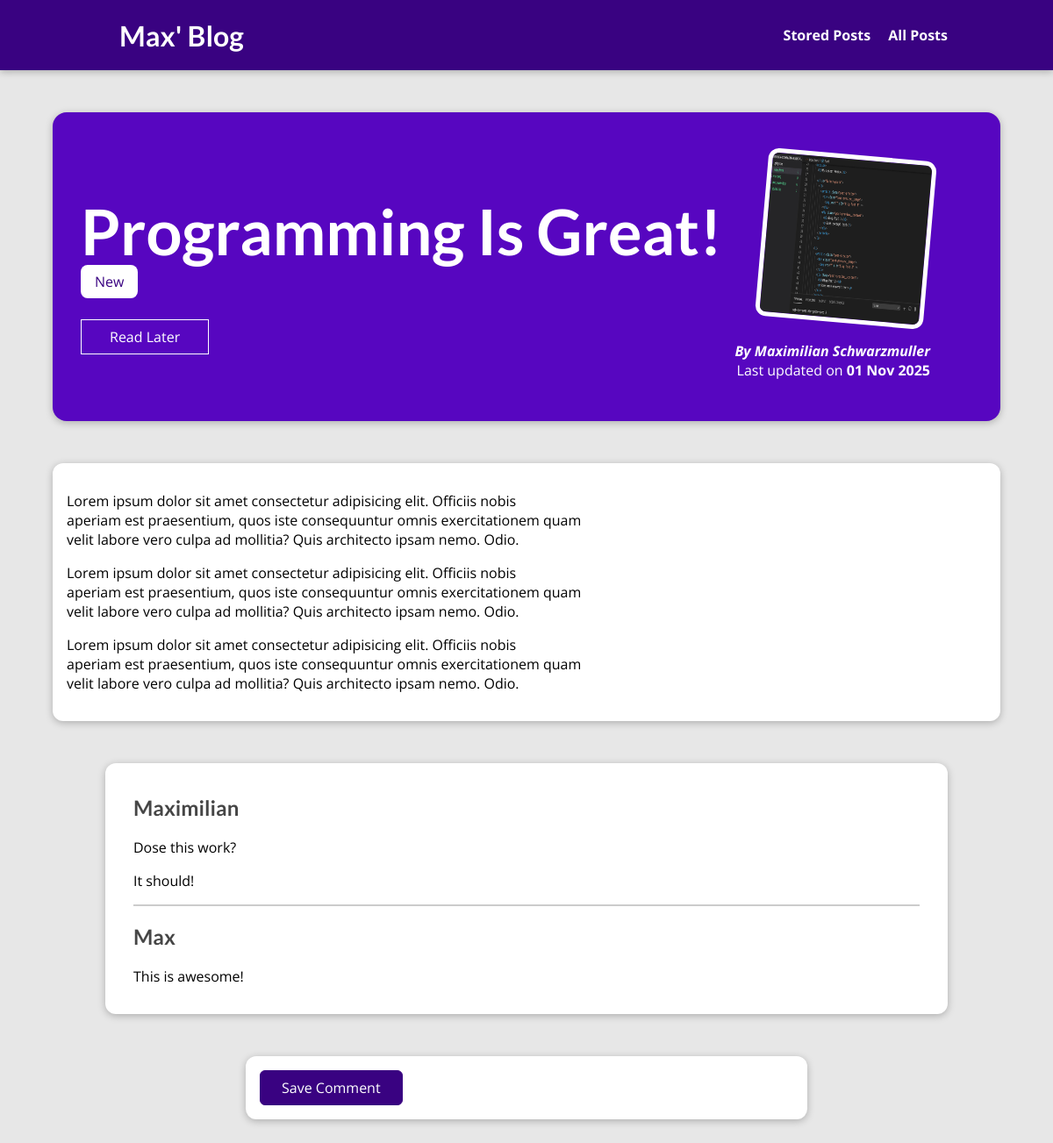
Page /posts/programming-is-fun on the committed database.
### blog/models.py (models this page shows, shortened)
class Post(models.Model):
    title = models.CharField(max_length=150)
    excerpt = models.CharField(max_length=200)
    image = models.ImageField(upload_to="posts", null=True)
    date = models.DateField(auto_now=True)
    slug = models.SlugField(unique=True, db_index=True)
    content = models.TextField(validators=[MinLengthValidator(10)])
    author = models.ForeignKey(Author, on_delete=models.SET_NULL, related_name="posts", null=True)
    tags = models.ManyToManyField(Tag)

class Tag(models.Model):
    caption = models.CharField(max_length=20)

class Author(models.Model):
    first_name = models.CharField(max_length=100)
    last_name = models.CharField(max_length=100)
    email_address = models.EmailField()
    def full_name(self):
        return f"{self.first_name} {self.last_name}"
    def __str__(self):
        return self.full_name()

class Comment(models.Model):
    user_name = models.CharField(max_length=120)
    user_email = models.EmailField()
    text = models.TextField(max_length=400)
    post = models.ForeignKey(Post, on_delete=models.CASCADE, related_name="comments")

### blog/views.py (the view, shortened to what this page needs)
# urls.py: path("posts/<slug:slug>", views.PostDetailView.as_view(), name="post-detail-page"),
class PostDetailView(View):
    def is_stored_post(self, request, post_id):
        stored_posts = request.session.get("stored_posts")
        if stored_posts is not None:
            is_saved_for_later = post_id in stored_posts
        else:
            is_saved_for_later = False
        return is_saved_for_later
    def get(self, request, slug):
        post = get_object_or_404(Post, slug=slug)
        context = {
            "post": post,
            "post_tags": post.tags.all(),
            "comment_form": CommentForm(),
            "comments": post.comments.all().order_by("-id"),
            "saved_for_later": self.is_stored_post(request, post.id)
        }
        return render(request, "blog/post-detail.html", context)

### blog/templates/blog/post-detail.html (shortened to what this page needs)
{% extends "base.html" %}
{% load static %}
{% block css_files %}
    <link rel="stylesheet" href="{% static "blog/post-detail.css" %}"/>
{% endblock %}
{% block content %}
    <section id="summary">
        <h2>{{ post.title }}</h2>
        <div>
            {% for tag in post_tags %}
                <span class="tag">{{ tag.caption }}</span>
            {% endfor %}
        </div>
        <div id="read-later">
            <form action="{% url 'read-later' %}" method="POST">
                <button>
                    {% if saved_for_later %}
                        Remove from "Read Later" List
                    {% else %}
                        Read Later
                    {% endif %}
                </button>
            </form>
        </div>
        <article>
            <img src="{{ post.image.url }}" alt="{{ post.title }}"/>
            <address>By <a href="mailto:{{ post.author.email_address }}">{{ post.author|title }}</a></address>
            <div>
                Last updated on
                <time>{{ post.date|date:"d M Y" }}</time>
            </div>
        </article>
    </section>
    <main>
        {{ post.content|linebreaks }}
    </main>
    <section id="comments">
        <ul>
            {% for comment in comments %}
                <li>
                    <h2>{{ comment.user_name }}</h2>
                    <p>{{ comment.text|linebreaks }}</p>
                </li>
            {% endfor %}
        </ul>
    </section>
    <section id="comment-form">
        <form action="{% url 'post-detail-page' post.slug %}" method="POST" novalidate>
            <button>Save Comment</button>
        </form>
    </section>
{% endblock %}

### templates/base.html (shortened to what this page needs)
{% load static %}
<!DOCTYPE html>
<html lang="en">
<head>
    <link rel="stylesheet" href="{% static "app.css" %}"/>
    {% block css_files %}{%endblock %}
</head>
<body>
    <header id="main-navigation">
        <h1><a href="{% url "starting-page" %}">Max' Blog</a></h1>
        <nav>
            <a href="{% url "read-later" %}">Stored Posts</a>
            <a href="{% url "posts-page" %}">All Posts</a>
        </nav>
    </header>
    {% block content %}{% endblock %}
</body>
</html>

### static/app.css (style rules this page uses)
* { box-sizing: border-box; }
html { font-family: 'Open Sans', 'Lato', sans-serif; }
body { margin: 0; }
h1, h2, h3 { font-family: 'Lato', sans-serif; font-weight: bold; }
#main-navigation { width: 100%; height: 5rem; display: flex; justify-content: space-between; align-items: center; padding: 0 10%; position: absolute; top: 0; left: 0; }
#main-navigation a { text-decoration: none; color: white; font-weight: bold; margin-left: 1rem; }

### blog/static/blog/post-detail.css (style rules this page uses)
body { background-color: #e7e7e7; }
#main-navigation { background-color: #390281; box-shadow: 0 2px 8px rgba(0, 0, 0, 0.25); }
#summary { margin: 8rem auto 3rem auto; padding: 2rem; width: 90%; max-width: 90rem; border-radius: 16px; background-color: #5706c0; position: relative; box-shadow: 0 2px 8px rgba(0, 0, 0, 0.25); height: 22rem; }
#summary h2 { color: white; font-size: 4.5rem; margin-bottom: 0.25rem; }
#summary article { position: absolute; top: 2rem; right: 3rem; padding: 1rem 2rem; border-radius: 12px; text-align: right; color: white; }
#summary article img { width: 12rem; height: 12rem; border-radius: 12px; transform: rotateZ(5deg); border: 5px solid white; margin-bottom: 1rem; }
#summary address { font-weight: bold; }
#summary a { color: white; text-decoration: none; }
#summary time { font-weight: bold; }
#read-later { margin: 2rem 0; }
#read-later button { background-color: transparent; border: 1px solid white; padding: 0.5rem 2rem; font: inherit; color: white; cursor: pointer; }
main { width: 90%; max-width: 90rem; margin: 3rem auto; background-color: white; padding: 1rem; border-radius: 12px; box-shadow: 0 2px 8px rgba(0, 0, 0, 0.25); }
.tag { background-color: white; color: #390281; padding: 0.5rem 1rem; border-radius: 8px; }
#comment-form { margin: 3rem auto; width: 90%; max-width: 40rem; border-radius: 12px; background-color: white; box-shadow: 0 2px 8px rgba(0, 0, 0, 0.25); padding: 1rem; }
#comment-form button { font: inherit; background-color: #390281; color: white; border: 1px solid #390281; padding: 0.5rem 1.5rem; border-radius: 6px; cursor: pointer; }
#comments { margin: 3rem auto; width: 90%; max-width: 60rem; border-radius: 12px; background-color: white; box-shadow: 0 2px 8px rgba(0, 0, 0, 0.25); padding: 1rem 2rem; }
#comments ul { list-style: none; margin: 0; padding: 0; }
#comments li { margin-bottom: 1rem; border-bottom: 2px solid #ccc; }
#comments li:last-of-type { border-bottom: none; }
#comments h2 { color: #464646; }

### rows in the picture
Post: title "Programming Is Great!", image (picture), author "Maximilian Schwarzmuller", date "01 Nov 2025", content "Lorem ipsum dolor sit amet consectetur adipisicing elit. Officiis nobis aperiam est praesentium, quos iste consequuntur omnis exercitationem quam velit labore vero culpa ad mollitia? Quis architecto ipsam nemo. Odio. Lorem ipsum dolor sit amet consectetur adipisicing elit. Officiis nobis aperiam est praesentium, quos iste consequuntur omnis exercitationem quam velit labore vero culpa ad mollitia? Quis architecto ipsam nemo. Odio. Lorem ipsum dolor sit amet consectetur adipisicing elit. Officiis nobis aperiam est praesentium, quos iste consequuntur omnis exercitationem quam velit labore vero culpa ad mollitia? Quis architecto ipsam nemo. Odio."
Tag: caption "New"
Comment: user_name "Maximilian", text "Dose this work? It should!"
Comment: user_name "Max", text "This is awesome!"
